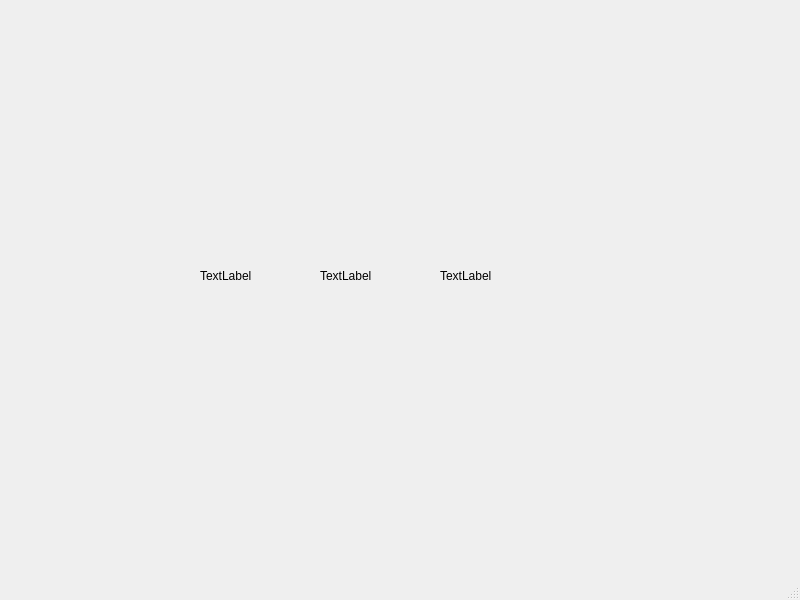
<?xml version="1.0" encoding="UTF-8"?>
<ui version="4.0">
 <class>MainWindow</class>
 <widget class="QMainWindow" name="MainWindow">
  <property name="geometry">
   <rect>
    <x>0</x>
    <y>0</y>
    <width>800</width>
    <height>600</height>
   </rect>
  </property>
  <property name="windowTitle">
   <string>MainWindow</string>
  </property>
  <widget class="QWidget" name="centralwidget">
   <widget class="QLabel" name="label">
    <property name="geometry">
     <rect>
      <x>200</x>
      <y>270</y>
      <width>54</width>
      <height>12</height>
     </rect>
    </property>
    <property name="text">
     <string>TextLabel</string>
    </property>
   </widget>
   <widget class="QLabel" name="label_2">
    <property name="geometry">
     <rect>
      <x>320</x>
      <y>270</y>
      <width>54</width>
      <height>12</height>
     </rect>
    </property>
    <property name="text">
     <string>TextLabel</string>
    </property>
   </widget>
   <widget class="QLabel" name="label_3">
    <property name="geometry">
     <rect>
      <x>440</x>
      <y>270</y>
      <width>54</width>
      <height>12</height>
     </rect>
    </property>
    <property name="text">
     <string>TextLabel</string>
    </property>
   </widget>
  </widget>
  <widget class="QMenuBar" name="menubar">
   <property name="geometry">
    <rect>
     <x>0</x>
     <y>0</y>
     <width>800</width>
     <height>23</height>
    </rect>
   </property>
  </widget>
  <widget class="QStatusBar" name="statusbar"/>
 </widget>
 <resources/>
 <connections/>
</ui>
